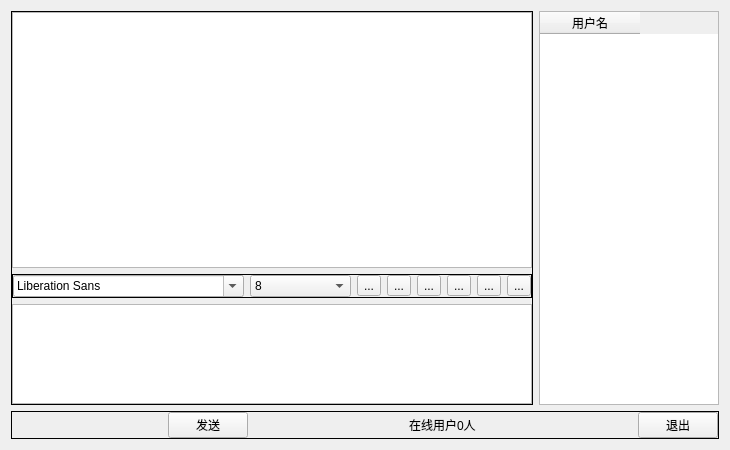
<?xml version="1.0" encoding="UTF-8"?>
<ui version="4.0">
 <class>Widget</class>
 <widget class="QWidget" name="Widget">
  <property name="geometry">
   <rect>
    <x>0</x>
    <y>0</y>
    <width>730</width>
    <height>450</height>
   </rect>
  </property>
  <property name="maximumSize">
   <size>
    <width>730</width>
    <height>450</height>
   </size>
  </property>
  <property name="windowTitle">
   <string>Widget</string>
  </property>
  <layout class="QVBoxLayout" name="verticalLayout_3">
   <item>
    <widget class="QWidget" name="widget_6" native="true">
     <layout class="QVBoxLayout" name="verticalLayout_2">
      <property name="leftMargin">
       <number>0</number>
      </property>
      <property name="topMargin">
       <number>0</number>
      </property>
      <property name="rightMargin">
       <number>0</number>
      </property>
      <property name="bottomMargin">
       <number>0</number>
      </property>
      <item>
       <widget class="QWidget" name="widget_4" native="true">
        <layout class="QHBoxLayout" name="horizontalLayout_5">
         <property name="leftMargin">
          <number>0</number>
         </property>
         <property name="topMargin">
          <number>0</number>
         </property>
         <property name="rightMargin">
          <number>0</number>
         </property>
         <property name="bottomMargin">
          <number>0</number>
         </property>
         <item>
          <widget class="QFrame" name="frame_3">
           <property name="frameShape">
            <enum>QFrame::Box</enum>
           </property>
           <layout class="QVBoxLayout" name="verticalLayout">
            <property name="leftMargin">
             <number>0</number>
            </property>
            <property name="topMargin">
             <number>0</number>
            </property>
            <property name="rightMargin">
             <number>0</number>
            </property>
            <property name="bottomMargin">
             <number>0</number>
            </property>
            <item>
             <widget class="QWidget" name="widget" native="true">
              <layout class="QHBoxLayout" name="horizontalLayout">
               <property name="leftMargin">
                <number>0</number>
               </property>
               <property name="topMargin">
                <number>0</number>
               </property>
               <property name="rightMargin">
                <number>0</number>
               </property>
               <property name="bottomMargin">
                <number>0</number>
               </property>
               <item>
                <widget class="QTextBrowser" name="msgBrowser"/>
               </item>
              </layout>
             </widget>
            </item>
            <item>
             <widget class="QFrame" name="frame_2">
              <property name="frameShape">
               <enum>QFrame::Box</enum>
              </property>
              <layout class="QHBoxLayout" name="horizontalLayout_2">
               <property name="leftMargin">
                <number>0</number>
               </property>
               <property name="topMargin">
                <number>0</number>
               </property>
               <property name="rightMargin">
                <number>0</number>
               </property>
               <property name="bottomMargin">
                <number>0</number>
               </property>
               <item>
                <widget class="QFontComboBox" name="fontCbx"/>
               </item>
               <item>
                <widget class="QComboBox" name="sizeCbx">
                 <property name="currentText">
                  <string>12</string>
                 </property>
                 <item>
                  <property name="text">
                   <string>8</string>
                  </property>
                 </item>
                 <item>
                  <property name="text">
                   <string>9</string>
                  </property>
                 </item>
                 <item>
                  <property name="text">
                   <string>10</string>
                  </property>
                 </item>
                 <item>
                  <property name="text">
                   <string>11</string>
                  </property>
                 </item>
                 <item>
                  <property name="text">
                   <string>12</string>
                  </property>
                 </item>
                 <item>
                  <property name="text">
                   <string>13</string>
                  </property>
                 </item>
                 <item>
                  <property name="text">
                   <string>14</string>
                  </property>
                 </item>
                 <item>
                  <property name="text">
                   <string>15</string>
                  </property>
                 </item>
                 <item>
                  <property name="text">
                   <string>16</string>
                  </property>
                 </item>
                 <item>
                  <property name="text">
                   <string>17</string>
                  </property>
                 </item>
                 <item>
                  <property name="text">
                   <string>18</string>
                  </property>
                 </item>
                 <item>
                  <property name="text">
                   <string>19</string>
                  </property>
                 </item>
                 <item>
                  <property name="text">
                   <string>20</string>
                  </property>
                 </item>
                 <item>
                  <property name="text">
                   <string>21</string>
                  </property>
                 </item>
                 <item>
                  <property name="text">
                   <string>22</string>
                  </property>
                 </item>
                </widget>
               </item>
               <item>
                <widget class="QToolButton" name="boldTBtn">
                 <property name="toolTip">
                  <string>加粗</string>
                 </property>
                 <property name="text">
                  <string>...</string>
                 </property>
                 <property name="icon">
                  <iconset resource="res.qrc">
                   <normaloff>:/images/bold.png</normaloff>:/images/bold.png</iconset>
                 </property>
                 <property name="checkable">
                  <bool>true</bool>
                 </property>
                </widget>
               </item>
               <item>
                <widget class="QToolButton" name="italicTBtn">
                 <property name="toolTip">
                  <string>斜体</string>
                 </property>
                 <property name="text">
                  <string>...</string>
                 </property>
                 <property name="icon">
                  <iconset resource="res.qrc">
                   <normaloff>:/images/italic.png</normaloff>:/images/italic.png</iconset>
                 </property>
                 <property name="checkable">
                  <bool>true</bool>
                 </property>
                </widget>
               </item>
               <item>
                <widget class="QToolButton" name="underlineTBtn">
                 <property name="toolTip">
                  <string>下划线</string>
                 </property>
                 <property name="text">
                  <string>...</string>
                 </property>
                 <property name="icon">
                  <iconset resource="res.qrc">
                   <normaloff>:/images/under.png</normaloff>:/images/under.png</iconset>
                 </property>
                 <property name="checkable">
                  <bool>true</bool>
                 </property>
                </widget>
               </item>
               <item>
                <widget class="QToolButton" name="colorTBtn">
                 <property name="toolTip">
                  <string>颜色</string>
                 </property>
                 <property name="text">
                  <string>...</string>
                 </property>
                 <property name="icon">
                  <iconset resource="res.qrc">
                   <normaloff>:/images/xing.png</normaloff>:/images/xing.png</iconset>
                 </property>
                </widget>
               </item>
               <item>
                <widget class="QToolButton" name="saveTBtn">
                 <property name="toolTip">
                  <string>保存</string>
                 </property>
                 <property name="text">
                  <string>...</string>
                 </property>
                 <property name="icon">
                  <iconset resource="res.qrc">
                   <normaloff>:/images/save.png</normaloff>:/images/save.png</iconset>
                 </property>
                </widget>
               </item>
               <item>
                <widget class="QToolButton" name="clearTBtn">
                 <property name="toolTip">
                  <string>清空</string>
                 </property>
                 <property name="text">
                  <string>...</string>
                 </property>
                 <property name="icon">
                  <iconset resource="res.qrc">
                   <normaloff>:/images/clear.png</normaloff>:/images/clear.png</iconset>
                 </property>
                </widget>
               </item>
              </layout>
             </widget>
            </item>
            <item>
             <widget class="QWidget" name="widget_2" native="true">
              <property name="maximumSize">
               <size>
                <width>16777215</width>
                <height>100</height>
               </size>
              </property>
              <layout class="QHBoxLayout" name="horizontalLayout_3">
               <property name="leftMargin">
                <number>0</number>
               </property>
               <property name="topMargin">
                <number>0</number>
               </property>
               <property name="rightMargin">
                <number>0</number>
               </property>
               <property name="bottomMargin">
                <number>0</number>
               </property>
               <item>
                <widget class="QTextEdit" name="msgTextEdit"/>
               </item>
              </layout>
             </widget>
            </item>
           </layout>
          </widget>
         </item>
         <item>
          <widget class="QWidget" name="widget_3" native="true">
           <property name="maximumSize">
            <size>
             <width>180</width>
             <height>16777215</height>
            </size>
           </property>
           <layout class="QHBoxLayout" name="horizontalLayout_4">
            <property name="leftMargin">
             <number>0</number>
            </property>
            <property name="topMargin">
             <number>0</number>
            </property>
            <property name="rightMargin">
             <number>0</number>
            </property>
            <property name="bottomMargin">
             <number>0</number>
            </property>
            <item>
             <widget class="QTableWidget" name="usrTableWidget">
              <property name="selectionMode">
               <enum>QAbstractItemView::SingleSelection</enum>
              </property>
              <property name="selectionBehavior">
               <enum>QAbstractItemView::SelectRows</enum>
              </property>
              <column>
               <property name="text">
                <string>用户名</string>
               </property>
              </column>
             </widget>
            </item>
           </layout>
          </widget>
         </item>
        </layout>
       </widget>
      </item>
      <item>
       <widget class="QFrame" name="frame_5">
        <property name="frameShape">
         <enum>QFrame::Box</enum>
        </property>
        <layout class="QHBoxLayout" name="horizontalLayout_6">
         <property name="leftMargin">
          <number>0</number>
         </property>
         <property name="topMargin">
          <number>0</number>
         </property>
         <property name="rightMargin">
          <number>0</number>
         </property>
         <property name="bottomMargin">
          <number>0</number>
         </property>
         <item>
          <spacer name="horizontalSpacer">
           <property name="orientation">
            <enum>Qt::Horizontal</enum>
           </property>
           <property name="sizeHint" stdset="0">
            <size>
             <width>40</width>
             <height>20</height>
            </size>
           </property>
          </spacer>
         </item>
         <item>
          <widget class="QPushButton" name="sendBtn">
           <property name="text">
            <string>发送</string>
           </property>
          </widget>
         </item>
         <item>
          <spacer name="horizontalSpacer_2">
           <property name="orientation">
            <enum>Qt::Horizontal</enum>
           </property>
           <property name="sizeHint" stdset="0">
            <size>
             <width>40</width>
             <height>20</height>
            </size>
           </property>
          </spacer>
         </item>
         <item>
          <widget class="QLabel" name="usrNumLbl">
           <property name="text">
            <string>在线用户0人</string>
           </property>
          </widget>
         </item>
         <item>
          <spacer name="horizontalSpacer_3">
           <property name="orientation">
            <enum>Qt::Horizontal</enum>
           </property>
           <property name="sizeHint" stdset="0">
            <size>
             <width>40</width>
             <height>20</height>
            </size>
           </property>
          </spacer>
         </item>
         <item>
          <widget class="QPushButton" name="exitBtn">
           <property name="text">
            <string>退出</string>
           </property>
          </widget>
         </item>
        </layout>
       </widget>
      </item>
     </layout>
    </widget>
   </item>
  </layout>
 </widget>
 <resources>
  <include location="res.qrc"/>
 </resources>
 <connections/>
</ui>
